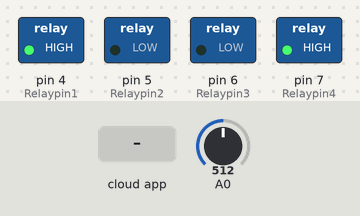
Recording of a sketch running on a simulated Arduino Uno, built with avr-gcc and run on an emulated ATmega328P. Parts: switched loads named in the sketch (green lamp = pin HIGH). The inputs (shaded band) are chosen by the test bench; at power-on: A0 = 512. The ROS host is connected and sends only what is stated.

Above: at 1.2 s.
1.3 s: A0 set to 495
At 2.3 s:
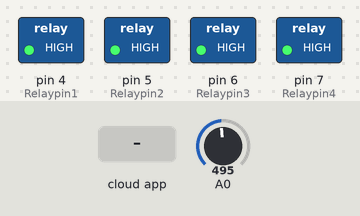
2.8 s: the phone or cloud app sets servo to 100
At 3.7 s:
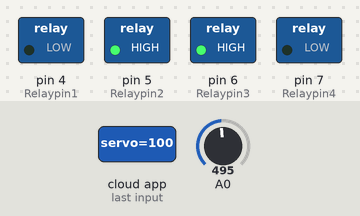
4.3 s: the phone or cloud app sets servo to -100
At 4.8 s:
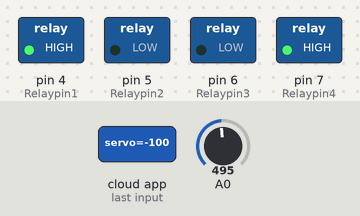
5.8 s: A0 set to 38
7.3 s: A0 set to 32
At 8.1 s:
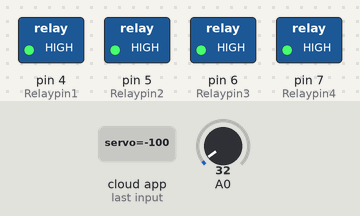
Timing chart, 0 to 9.8 s (numbered marks = the images above; inputs shaded):
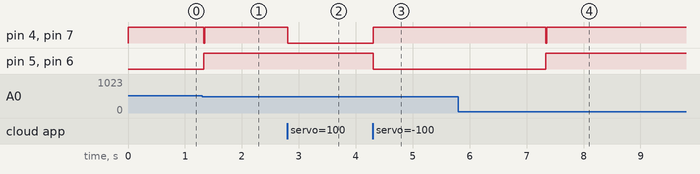

Measured:
- the behaviour switches between 511 and 510 on A0 (found by bisection; images 0 and 1)
- the behaviour switches between 36 and 35 on A0 (found by bisection; images 3 and 4)
- after the input at 1.3 s, pin 4 (Relaypin1), pin 7 (Relaypin4): HIGH → LOW at once, → HIGH 0.02 s later; pin 5 (Relaypin2), pin 6 (Relaypin3): LOW → HIGH at once
- after the input at 2.8 s, pin 4 (Relaypin1), pin 7 (Relaypin4): HIGH → LOW at once
- after the input at 4.3 s, pin 4 (Relaypin1), pin 7 (Relaypin4): LOW → HIGH at once; pin 5 (Relaypin2), pin 6 (Relaypin3): HIGH → LOW at once
- after the input at 5.8 s, every drawn part: stays the same
- after the input at 7.3 s, pin 4 (Relaypin1), pin 7 (Relaypin4): HIGH → LOW at once, → HIGH 0.02 s later; pin 5 (Relaypin2), pin 6 (Relaypin3): LOW → HIGH at once

The sketch:

servo_relay.ino
```cpp
#include <ros.h>
#include <std_msgs/Float32.h>
#include <std_msgs/Int32.h>

void messageCb( const std_msgs::Float32& servo_angle);

ros::NodeHandle nh;
ros::Subscriber<std_msgs::Float32> sub("servo", &messageCb );

std_msgs::Float32 str_msg;
ros::Publisher chatter("chatter", &str_msg);
std_msgs::Float32 str_msg2;
ros::Publisher targett("targett", &str_msg2);

float angle = 90;
float ex = 0;

int Relaypin1 = 4;                 // IN1
int Relaypin2 = 5;                 // IN2
int Relaypin3 = 6;                 // IN3
int Relaypin4 = 7;                 // IN4
int resis = A0;
int present_resis;
float target = 512;
char Direction = 0; //  -1:왼쪽, 0:정지, 1:오른쪽.


void messageCb( const std_msgs::Float32& servo_angle) {
  angle = servo_angle.data;
}


void actuator_stop() {
  digitalWrite (Relaypin1, HIGH);
  digitalWrite (Relaypin2, HIGH);
  digitalWrite (Relaypin3, HIGH);
  digitalWrite (Relaypin4, HIGH);
}

void actuator_left() {
  digitalWrite (Relaypin1, HIGH);
  digitalWrite (Relaypin4, HIGH);
  digitalWrite (Relaypin2, LOW);
  digitalWrite (Relaypin3, LOW);
}

void actuator_right() {
  digitalWrite (Relaypin2, HIGH);
  digitalWrite (Relaypin3, HIGH);
  digitalWrite (Relaypin1, LOW);
  digitalWrite (Relaypin4, LOW);
}

void setup() {
  //  Serial.begin(57600);

  nh.initNode();
  nh.subscribe(sub);
  nh.advertise(chatter);
  nh.advertise(targett);
  pinMode(Relaypin1, OUTPUT);
  pinMode(Relaypin2, OUTPUT);
  pinMode(Relaypin3, OUTPUT);
  pinMode(Relaypin4, OUTPUT);
  /*
    actuator_down();
    delay(700);
    actuator_up();
    delay(700);
    actuator_stop();
  */

  actuator_stop();
}

void loop() {

  nh.spinOnce();
  angle = constrain(angle, 30, 150);
  target = map(angle, 30, 150, 20, 970);
  target = constrain(target, 20, 970);
  present_resis = analogRead(A0);

  str_msg.data = present_resis;
  chatter.publish( &str_msg );

  str_msg2.data = target;
  targett.publish( &str_msg2 );

  if (present_resis > (target + 15)) {
    Direction = -1;
    actuator_left();

  } else if (present_resis < (target - 15)) {
    actuator_right();
    Direction = 1;
  } else {

    switch (Direction) {

      case 1:
        delay(30);
        actuator_stop();
        delay(1);
        actuator_left();
        delay(20);
        actuator_stop();
        Direction = 0;
        break;


      case -1:
        delay(30);
        actuator_stop();
        delay(1);
        actuator_right();
        delay(20);
        Direction = 0;
        actuator_stop();
        break;


      case 0:
        actuator_stop();
        break;
    }
  }
  delay(1);
}
```
